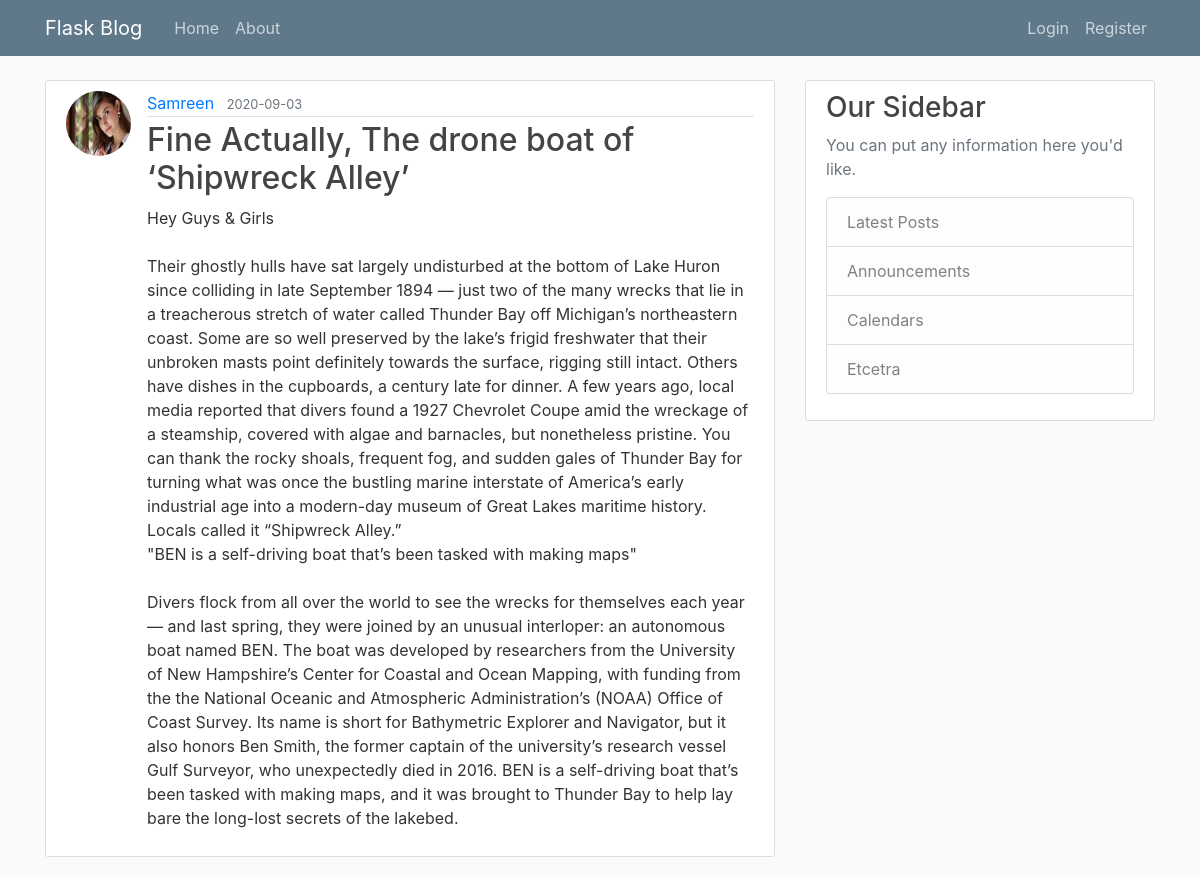
The page /post/2 on the database as committed earlier.
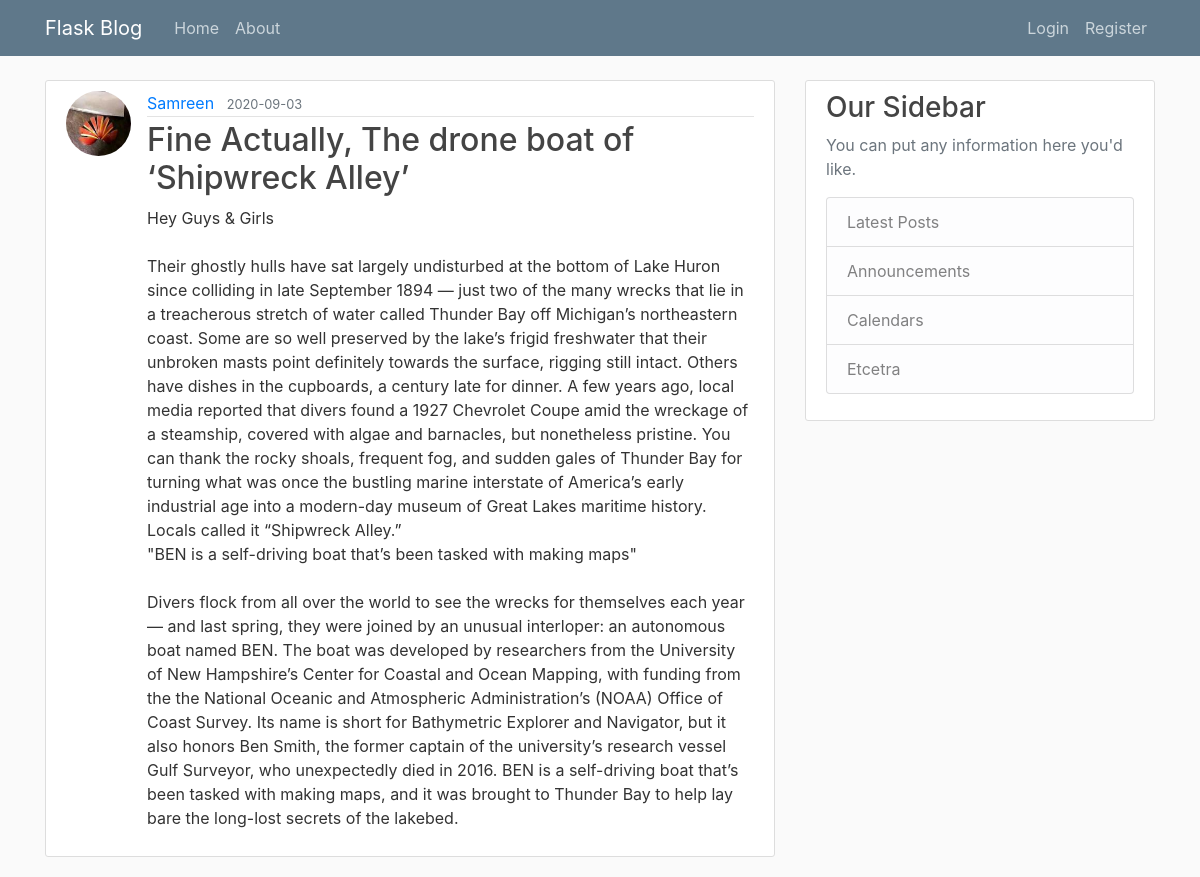
The same page on the database as committed later.
### myflaskblog/models.py (models this page shows, shortened)
class User(db.Model, UserMixin):
    id = db.Column(db.Integer, primary_key=True)
    username = db.Column(db.String(20), unique=True, nullable=False)
    email = db.Column(db.String(120), unique=True, nullable=False)
    image_file = db.Column(db.String(20), nullable=False, default='default.jpg')
    password = db.Column(db.String(60), nullable=False)
    posts = db.relationship('Post', backref='author', lazy=True)

### myflaskblog/posts/routes.py (the view)
@posts.route("/post/<int:post_id>")
def post(post_id):
    post = Post.query.get_or_404(post_id)
    return render_template('post.html', title=post.title, post=post)

### myflaskblog/templates/post.html (shortened to what this page needs)
{% extends "layout.html" %}
{% block content %}
    <article class="media content-section">
        <img class="rounded-circle article-img" src="{{ url_for('static', filename='profile_pics/' + post.author.image_file)}}">
        <div class="media-body">
            <div class="article-metadata">
                <a class="mr-2" href="{{ url_for('users.user_posts', username=post.author.username)}}">{{ post.author.username }}</a>
                <small class="text-muted">{{ post.date_posted.strftime('%Y-%m-%d') }}</small>
            </div>
            <h2 class="article-title">{{ post.title }}</h2>
            <p class="article-content">{{ post.content }}</p>
        </div>
    </article>
{% endblock content %}

Rows that differ between the two databases and show on the page:
changed User "Samreen": image_file: a different picture
